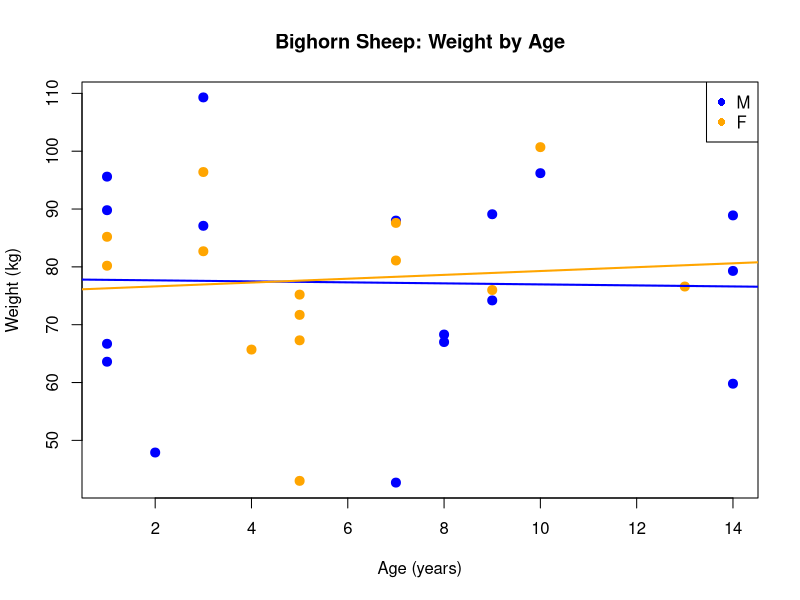
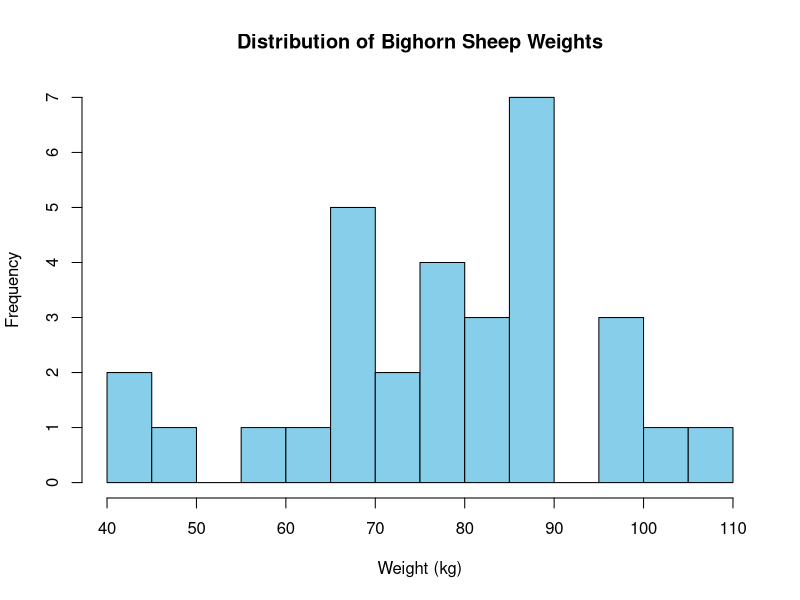

Here is the R script that generated these plots, in order:
## ---- chunk 1
# 567*5 tells R that 567*5 is a comment, and so R knows not to execute this line of code.
## ---- chunk 2
1 + 100
3 + 5 * 2 # performs multiplication before addition
(3 + 5) * 2 # performs addition in () before multiplication 
2/10000 # division
2 ^ 3 # exponentiation: 2 raised to the power of 3
## ---- chunk 3
1 == 9  # equality (note two equals signs, read as "is equal to")
1 != 1  # inequality (read as "is not equal to")
1 < 2  # less than
1 <= 1  # less than or equal to
## ---- chunk 4
x <- 1/40 # here we are telling R to assign 1/40 to the variable x so that it recognizes x as an object in our global environment
x <-  24 # variables can easily be re-assigned/over-written
y <- x * 2

rm(y) # you can also remove objects from the environment
## ---- chunk 5
a <- 45.6
class(a)

# Convert from numeric to character
a_character <- as.character(a)
class(a_character)

# Create factored variable
lion <- factor(c("194"), levels = c("194"))
lion # print value into console
as.character(lion) # coerced to character
as.numeric(lion) # coerced to numeric
## ---- chunk 6
as.numeric(as.character(lion))
## ---- chunk 7
# convert from character to numeric
L262 <- "Lion262"
L262_numeric <- as.numeric(L262)
## ---- chunk 8
x <- 3
## ---- chunk 9
my.deer <- c("GDL256", "RVD1011", "CDB567")
my_vector <- vector(length = 3)
my_vector  # this is a logical vector
num_vector <- c(101, 222, 323, 435, 556) # numeric vector
## ---- chunk 10
combine_vector <- c(211, "CDB678", TRUE)
combine_vector
class(combine_vector) 
## ---- chunk 11
x <- rep(NA, 10)
x[1] <- 0
# test if zero is NA
is.na(x)
## ---- chunk 12
my_series <- 1:10 # just integers
my_series
# make series of numbers from 1 to 10 by increments of 0.1
my_seq <- seq(from = 1, to = 10, by = 0.1) 
my_seq
## ---- chunk 13
# list with numeric, character, and logical classes
my_list <- list(1, "banana", TRUE)
your_list <- list(2, "apple", FALSE)
my_list
# we can also append to a list with c() like we did to a vector
my_list <- c(my_list, c("Lion171", "S222"))
## ---- chunk 14
my_lions <- list("L211", c("L194", "S789"), "L180")
names(my_lions) # are names automatically assigned? Nope, so let's assign names with the names() function.
names(my_lions) <- c("Lion211", "LionsAndSheep", "Lion180")
my_lions$LionsAndSheep
## ---- chunk 15
# index second list [[2]] and second element [2] of the second list
my_lions[[2]][2]
## ---- chunk 16
MyMatrix <- matrix(1:6, nrow = 2, ncol = 3)
MyMatrix
## ---- chunk 17
# Create vectors for each column
sheep_id <- c("S601", "S602", "S603")
sex <- c("F", "M", "F")
age <- c(4, 6, 3) 
capt_date <- as.Date(c("2024-03-15", "2024-03-16", "2024-03-18"))
capt_loc <- c("Acrodectes Peak", "Sawmill Canyon", "Goodale Canyon")
# Combine into a data frame
capt_dat <- data.frame(
  ID = sheep_id,
  Sex = sex,
  Age = age,
  CaptureDate = capt_date,
  CaptureLoc = capt_loc,
  stringsAsFactors = FALSE  # Ensures character columns are maintained as characters (not factors)
)

# View the data frame
print(capt_dat)
## ---- chunk 18
lion_list <- c("194", "228", "267", "272")
lion_list[1] # extract first element out of the lion_list vector
lion_list[4] # extract 4th element out of the lion_list vector
lion_list[c(2:4)] # extract elements 2 to 4 from the my_seq vector
## ---- chunk 19
horn_length <- c(10, 30.4, 90, 50.8, 30) # create vector of horn lengths
names(horn_length) <- c("S4", "S567", "S489", "S488", "S89") # assign sheep names to vector
# we can also name a vector 'on the fly'
horn_length <- c(S4 = 10, S567 = 30.4, S489 = 90, S488 = 50.8, S89 = 30) 
horn_length[c("S489", "S488")]
## ---- chunk 20
horn_length[horn_length > 30] # this statement first evaluates horn_length > 7, generating a logical vector c(FALSE, FALSE, TRUE, FALSE, TRUE), and then selects the elements of horn_length corresponding to the TRUE values.
## ---- chunk 21
horn_length[1:3]
## ---- chunk 22
horn_length[-2]
# we can skip multiple elements
horn_length[c(-1, -2)]  
# or 
horn_length[-c(1,5)]
# a common mistake would be to ask R x[-1:3] # but there isn't a negative first row
# But remember the order of operations. 
# : is really a function. It takes its first argument as -1, 
# and its second as 3, so generates the sequence of 
# numbers: c(-1, 0, 1, 2, 3).
horn_length[-(1:3)]
# To remove elements from a vector, we need to assign the result 
# back into the variable:
horn_length <- horn_length[-4]
horn_length
## ---- chunk 23
to_remove <- which(horn_length > 30)
to_remove # index of elements to remove from the to_remove vector
horn_length[to_remove]
## ---- chunk 24
# Create a fake data frame for bighorn sheep
bighorn_df <- data.frame(
  ID = paste0("S", 500:530),      # ID for each sheep
  Age = sample(1:15, 31, replace = TRUE),  # Random ages between 1 and 10
  Weight = round(rnorm(31, mean = 75, sd = 15), 1),  # Random weights with mean of 75 kg and sd of 15
  Sex = factor(sample(c("M", "F"), 31, replace = TRUE), labels = c("M", "F")),     # Random sexes (Male, Female)
  Herd = sample(c("North", "South", "East", "West"), 31, replace = TRUE)  # Random herd names
)

# Define grey tones based on levels of the 'Sex' factor
grey_tones <- c("blue", "orange")  # grey50 for males, grey80 for females
## ---- chunk 25
# create a scatterplot
plot(x = bighorn_df$Age, # x-axis
     y = bighorn_df$Weight, # y-axis
     main = "Bighorn Sheep: Weight by Age", # title
     xlab = "Age (years)", # x-axis label
     ylab = "Weight (kg)", # y-axis label
     col = grey_tones[bighorn_df$Sex],  # point color (sex needs to be a factor)
     pch = 19,              # solid circle
     cex = 1.2)             # slightly larger points
# Add separate trend lines for each Sex group
# Males
abline(lm(Weight ~ Age, data = subset(bighorn_df, Sex == "M")), col = "blue", lwd = 2)  
# Females
abline(lm(Weight ~ Age, data = subset(bighorn_df, Sex == "F")), col = "orange", lwd = 2) 

# Add a legend
legend("topright", 
       legend = levels(bighorn_df$Sex),  # Use the levels of the factor for legend
       col = c("blue", "orange"),      # Different tones for trend lines
       pch = 16) # solid circle point type
## ---- chunk 26
hist(bighorn_df$Weight,
     main = "Distribution of Bighorn Sheep Weights",
     xlab = "Weight (kg)",
     ylab = "Frequency",
     col = "skyblue",        # fill color of the bars
     border = "black",       # outline color of the bars
     breaks = 10)            # number of bins (adjust as needed)
